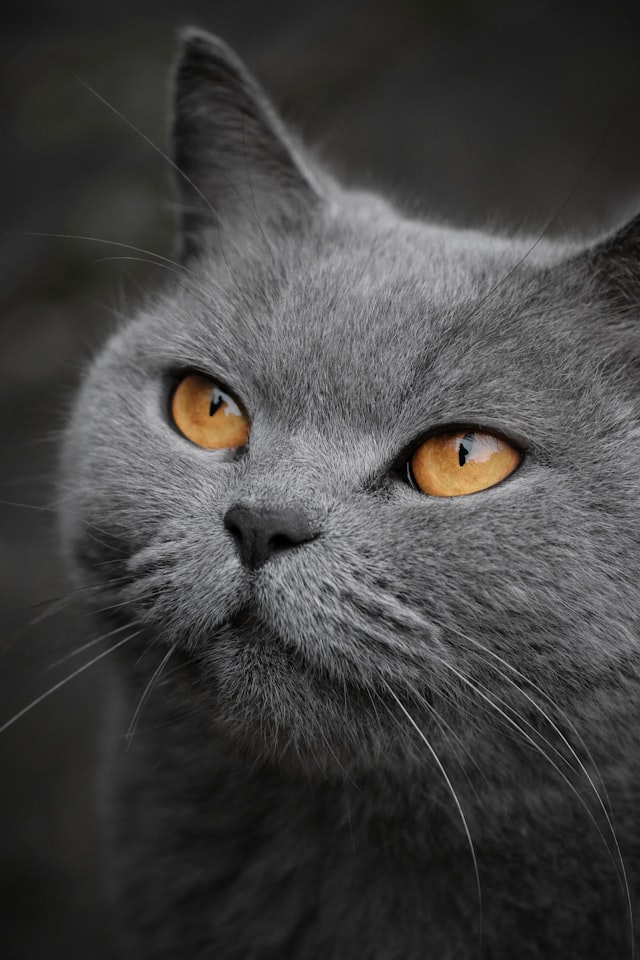
#> input picture backend/ml/dataset/black_white/unsplash_black_white_0084.jpg, 640 x 960 px
$ python -i feature_extractor.py   (imports and definitions only)   (older library calls are emulated)
#> lines starting #> are read from the running program, lines starting #| are printed output that depends on the picture; after the words box and inside, x2 and y2 are one past the last pixel; in counts of white or black regions, pixels touching at a corner belong together
"""Feature extraction for classic ML image filter recommendation."""

from pathlib import Path

import cv2
import numpy as np

try:
    from .config import FEATURE_NAMES
except ImportError:  # Allows: python backend/ml/feature_extractor.py
    from config import FEATURE_NAMES


def _dominant_color_simple(rgb_image: np.ndarray) -> tuple[float, float, float]:
    """Estimate dominant RGB color by quantizing pixels into coarse bins."""
    small = cv2.resize(rgb_image, (64, 64), interpolation=cv2.INTER_AREA)
    quantized = (small // 32) * 32
    pixels = quantized.reshape(-1, 3)
    colors, counts = np.unique(pixels, axis=0, return_counts=True)
    dominant = colors[int(np.argmax(counts))]
    return float(dominant[0]), float(dominant[1]), float(dominant[2])


def _colorfulness(rgb_image: np.ndarray) -> float:
    """Compute a simple colorfulness score from RGB channel differences."""
    red = rgb_image[:, :, 0].astype(np.float32)
    green = rgb_image[:, :, 1].astype(np.float32)
    blue = rgb_image[:, :, 2].astype(np.float32)

    rg = np.abs(red - green)
    yb = np.abs(0.5 * (red + green) - blue)
    return float(np.sqrt(np.std(rg) ** 2 + np.std(yb) ** 2) + 0.3 * np.sqrt(np.mean(rg) ** 2 + np.mean(yb) ** 2))


def extract_features(image_path: str) -> list[float]:
    """Read an image and return numeric features in the order of FEATURE_NAMES."""
    path = Path(image_path)
    if not path.exists():
        raise FileNotFoundError(f"Image file not found: {path}")
    if not path.is_file():
        raise ValueError(f"Image path is not a file: {path}")

    image_bytes = np.fromfile(path, dtype=np.uint8)
    bgr_image = cv2.imdecode(image_bytes, cv2.IMREAD_COLOR)
#> bgr_image is the input picture: shape (960, 640, 3); mean B, G, R 65.6, 66.3, 67.1
    if bgr_image is None:
        raise ValueError(f"OpenCV could not read this image: {path}")

    bgr_image = cv2.resize(bgr_image, (256, 256), interpolation=cv2.INTER_AREA)
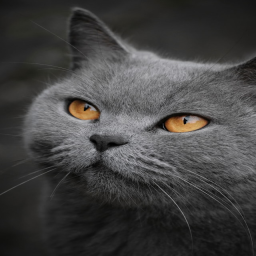
#> bgr_image: shape (256, 256, 3); mean B, G, R 65.6, 66.3, 67.1
    rgb_image = cv2.cvtColor(bgr_image, cv2.COLOR_BGR2RGB)
    hsv_image = cv2.cvtColor(bgr_image, cv2.COLOR_BGR2HSV)
#> hsv_image: shape (256, 256, 3); mean H, S, V 37.8, 9, 67.7
    gray_image = cv2.cvtColor(bgr_image, cv2.COLOR_BGR2GRAY)

    brightness = hsv_image[:, :, 2]
    saturation = hsv_image[:, :, 1]
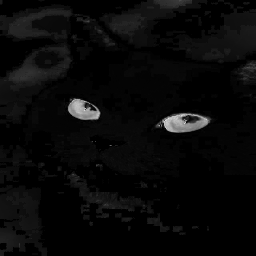
#> saturation: shape (256, 256); min 0, max 223, mean 9
    red = rgb_image[:, :, 0].astype(np.float32)
    green = rgb_image[:, :, 1].astype(np.float32)
    blue = rgb_image[:, :, 2].astype(np.float32)

    # Brightness and contrast describe whether an image needs a lighter filter.
    brightness_mean = float(np.mean(brightness))
#> brightness_mean = 67.69
    brightness_std = float(np.std(gray_image))
#> brightness_std = 39.42

    # Saturation helps separate black-white, vintage, and warm color filters.
    saturation_mean = float(np.mean(saturation))
#> saturation_mean = 8.96
    saturation_std = float(np.std(saturation))
#> saturation_std = 20.46

    # Laplacian variance is a classic sharpness/blur estimate.
    sharpness = float(cv2.Laplacian(gray_image, cv2.CV_64F).var())
#> sharpness = 638.5

    # Channel means capture overall color tone.
    red_mean = float(np.mean(red))
#> red_mean = 67.05
    green_mean = float(np.mean(green))
#> green_mean = 66.28
    blue_mean = float(np.mean(blue))
#> blue_mean = 65.62

    # Warm/cool ratios are simple explainable color-tone indicators.
    warm_ratio = float(np.mean((red > blue + 10) & (red > 80)))
#> warm_ratio = 0.0132
    cool_ratio = float(np.mean((blue > red + 10) & (blue > 80)))
#> cool_ratio = 0.00029

    grayscale_mean = float(np.mean(gray_image))
#> grayscale_mean = 66.43

    # Canny edge density approximates detail amount in the image.
    edges = cv2.Canny(gray_image, 100, 200)
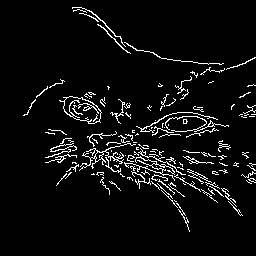
#> edges: shape (256, 256); 5.4% white in thin lines or dots, all inside (x1, y1, x2, y2) = (23, 7, 256, 232)
    edge_density = float(np.mean(edges > 0))
#> edge_density = 0.0541

    dominant_red, dominant_green, dominant_blue = _dominant_color_simple(rgb_image)
#> in _dominant_color_simple, `small = cv2.resize(rgb_image, (64, 64), interpolation=cv2.INTER_AREA)`:
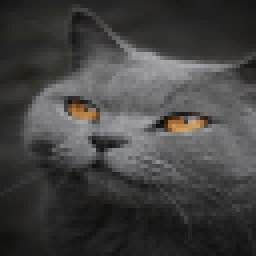
#> small: shape (64, 64, 3) (shown 4 times larger); mean R, G, B 67, 66.3, 65.6
#> in _dominant_color_simple, `quantized = (small // 32) * 32`:
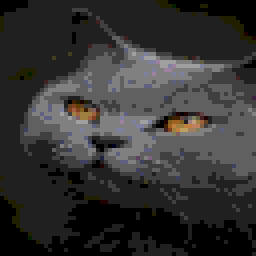
#> quantized: shape (64, 64, 3) (shown 4 times larger); mean R, G, B 51.8, 51, 50.3
#> in _dominant_color_simple, `colors, counts = np.unique(pixels, axis=0, return_counts=True)`: colors = 39 rows, first 8: [0, 0, 0], [0, 0, 32], [0, 32, 0], [32, 0, 0], [32, 32, 0], [32, 32, 32], [32, 32, 64], [64, 32, 0]; counts = 39 values, max 1724 at index 5, min 1 at index 1, mean 105
#> in _dominant_color_simple, `dominant = colors[int(np.argmax(counts))]`: dominant = [32, 32, 32]
#> dominant_red = 32; dominant_green = 32; dominant_blue = 32
    colorfulness = _colorfulness(rgb_image)
#> in _colorfulness, `rg = np.abs(red - green)`:
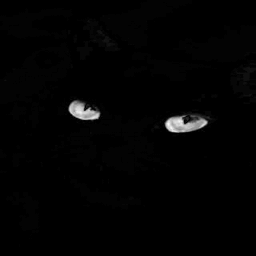
#> rg: shape (256, 256) float32; min 0, max 68, mean 0.9; drawn with min black and max white
#> colorfulness = 10.52

    features = [
        brightness_mean,
        brightness_std,
        saturation_mean,
        saturation_std,
        sharpness,
        red_mean,
        green_mean,
        blue_mean,
        warm_ratio,
        cool_ratio,
        grayscale_mean,
        edge_density,
        dominant_red,
        dominant_green,
        dominant_blue,
        colorfulness,
    ]
#> features = [67.69, 39.42, 8.96, 20.46, 638.5, 67.05, 66.28, 65.62, 0.0132, 0.00029, 66.43, 0.0541, 32, 32, 32, 10.52]

    if len(features) != len(FEATURE_NAMES):
        raise RuntimeError("Feature count does not match FEATURE_NAMES.")

    return features

>>> result = extract_features('dataset/black_white/unsplash_black_white_0084.jpg')
#> result has the same summary as features in extract_features

$ run again, on backend/ml/dataset/black_white/unsplash_black_white_0113.jpg
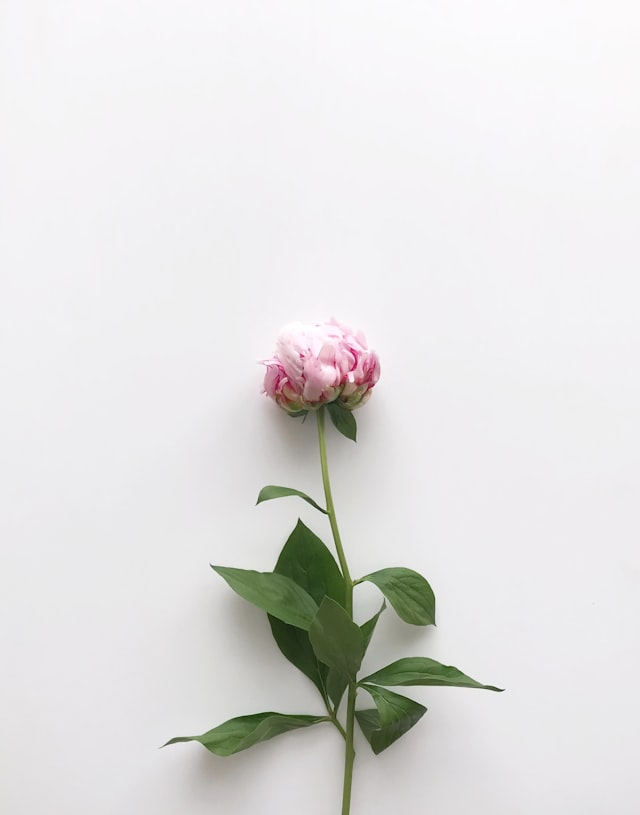
#> input picture backend/ml/dataset/black_white/unsplash_black_white_0113.jpg, 640 x 815 px
#> in extract_features, bgr_image is the input picture: shape (815, 640, 3); mean B, G, R 224.1, 224.8, 225.4
#> bgr_image: shape (256, 256, 3)
#> hsv_image: shape (256, 256, 3); mean H, S, V 104.3, 9.3, 227.4
#> brightness_mean = 227.4
#> brightness_std = 39.06
#> saturation_mean = 9.32
#> saturation_std = 25.57
#> sharpness = 231.7
#> red_mean = 225.4
#> green_mean = 224.8
#> blue_mean = 224.1
#> warm_ratio = 0.05
#> cool_ratio = 0
#> grayscale_mean = 224.9
#> in extract_features, `edges = cv2.Canny(gray_image, 100, 200)`:
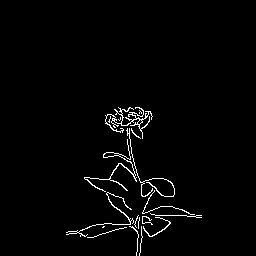
#> edges: shape (256, 256); 2.1% white in thin lines or dots, all inside (x1, y1, x2, y2) = (66, 107, 202, 256)
#> edge_density = 0.0208
#> colors = 44 rows, first 8: [32, 32, 0], [32, 32, 32], [32, 64, 0], [32, 64, 32], [64, 64, 32], [64, 64, 64], [64, 96, 32], [64, 96, 64]; counts = 44 values, max 3265 at index 43, min 1 at index 1, mean 93.09
#> dominant = [224, 224, 224]
#> dominant_red = 224
#> in _colorfulness, `yb = np.abs(0.5 * (red + green) - blue)`:
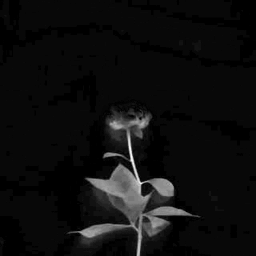
#> yb: shape (256, 256) float32; min 0, max 62, mean 3.6; drawn with min black and max white
#> colorfulness = 11.34
#> features = [227.4, 39.06, 9.32, 25.57, 231.7, 225.4, 224.8, 224.1, 0.05, 0, 224.9, 0.0208, 224, 224, 224, 11.34]
#> result has the same summary as features in extract_features

$ run again, on backend/ml/dataset/black_white/unsplash_black_white_0144.jpg
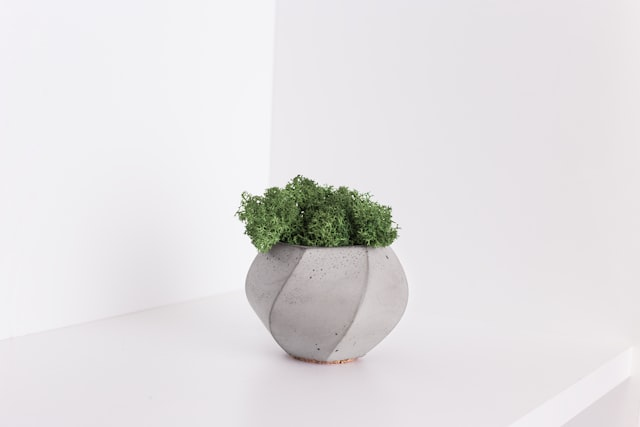
#> input picture backend/ml/dataset/black_white/unsplash_black_white_0144.jpg, 640 x 427 px
#> in extract_features, bgr_image is the input picture: shape (427, 640, 3); mean B, G, R 226, 224.6, 226.8
#> bgr_image: shape (256, 256, 3)
#> hsv_image: shape (256, 256, 3); mean H, S, V 136.2, 6.9, 228.2
#> brightness_mean = 228.2
#> brightness_std = 28.9
#> saturation_mean = 6.86
#> saturation_std = 16.38
#> sharpness = 154.7
#> red_mean = 226.8
#> green_mean = 224.6
#> blue_mean = 226
#> warm_ratio = 0.019
#> cool_ratio = 0
#> grayscale_mean = 225.4
#> in extract_features, `edges = cv2.Canny(gray_image, 100, 200)`:
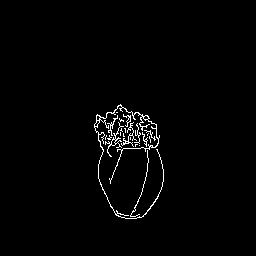
#> edges: shape (256, 256); 1.6% white in thin lines or dots, all inside (x1, y1, x2, y2) = (94, 104, 164, 219)
#> edge_density = 0.0162
#> colors = 30 rows, first 8: [0, 32, 0], [32, 32, 0], [32, 32, 32], [32, 64, 32], [64, 64, 32], [64, 96, 32], [64, 96, 64], [96, 64, 64]; counts = 30 values, max 3499 at index 29, min 1 at index 0, mean 136.5
#> dominant = [224, 224, 224]
#> dominant_red = 224
#> in _colorfulness, `yb = np.abs(0.5 * (red + green) - blue)`:
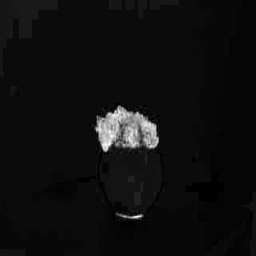
#> yb: shape (256, 256) float32; min 0, max 45, mean 2.7; drawn with min black and max white
#> colorfulness = 7.15
#> features = [228.2, 28.9, 6.86, 16.38, 154.7, 226.8, 224.6, 226, 0.019, 0, 225.4, 0.0162, 224, 224, 224, 7.15]
#> result has the same summary as features in extract_features

$ run again, on backend/ml/dataset/black_white/unsplash_black_white_0191.jpg
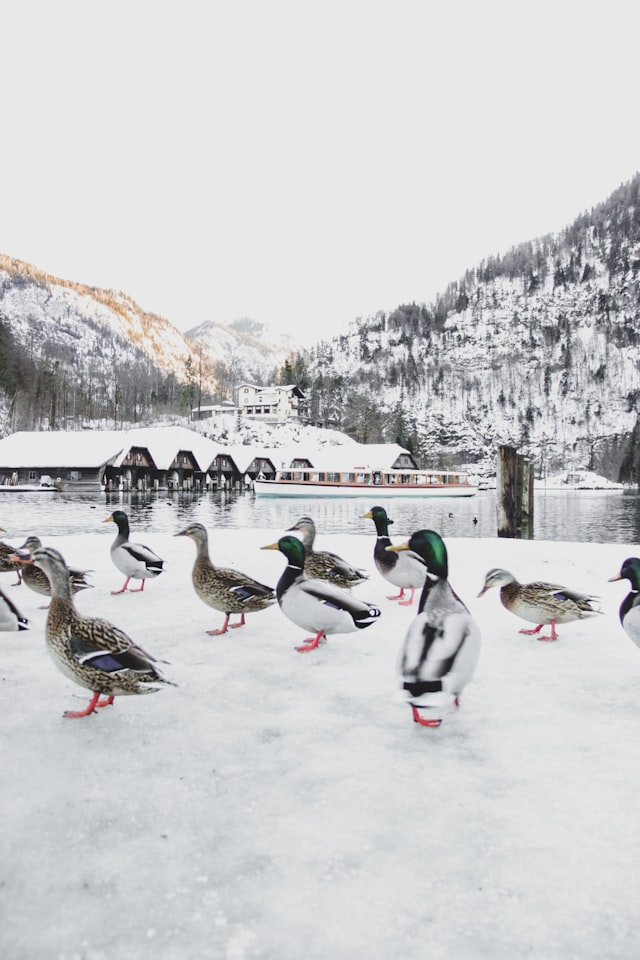
#> input picture backend/ml/dataset/black_white/unsplash_black_white_0191.jpg, 640 x 960 px
#> in extract_features, bgr_image is the input picture: shape (960, 640, 3); mean B, G, R 204.4, 202.9, 202.7
#> bgr_image: shape (256, 256, 3)
#> hsv_image: shape (256, 256, 3); mean H, S, V 69.6, 6.3, 205.5
#> brightness_mean = 205.5
#> brightness_std = 43.12
#> saturation_mean = 6.31
#> saturation_std = 11.07
#> sharpness = 1671.9
#> red_mean = 202.7
#> green_mean = 202.9
#> blue_mean = 204.4
#> warm_ratio = 0.0307
#> cool_ratio = 0.00632
#> grayscale_mean = 203
#> in extract_features, `edges = cv2.Canny(gray_image, 100, 200)`:
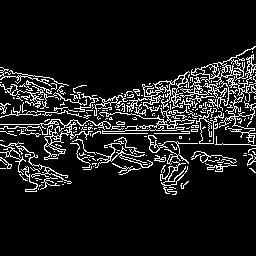
#> edges: shape (256, 256); 10.7% white in thin lines or dots, all inside (x1, y1, x2, y2) = (0, 46, 256, 195)
#> edge_density = 0.107
#> colors = 41 rows, first 8: [32, 32, 32], [32, 32, 64], [32, 64, 32], [32, 96, 64], [64, 32, 32], [64, 32, 64], [64, 64, 32], [64, 64, 64]; counts = 41 values, max 1563 at index 40, min 1 at index 3, mean 99.9
#> dominant = [224, 224, 224]
#> dominant_red = 224
#> in _colorfulness, `yb = np.abs(0.5 * (red + green) - blue)`:
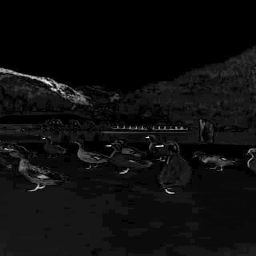
#> yb: shape (256, 256) float32; min 0, max 56.5, mean 3.1; drawn with min black and max white
#> colorfulness = 7.16
#> features = [205.5, 43.12, 6.31, 11.07, 1671.9, 202.7, 202.9, 204.4, 0.0307, 0.00632, 203, 0.107, 224, 224, 224, 7.16]
#> result has the same summary as features in extract_features
